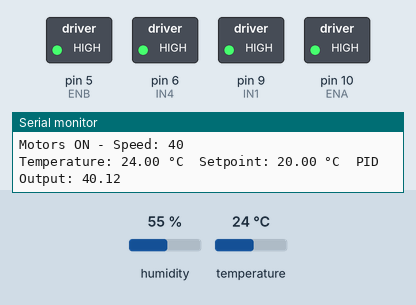
Recording of a sketch running on a simulated Arduino Uno, built with avr-gcc and run on an emulated ATmega328P. Shown: switched loads named in the sketch (green lamp = pin HIGH), the last lines printed to the serial monitor. The test bench sets the inputs (shaded band); at power-on: temperature 24 °C, humidity 55 %.

Above: at 2.8 s.
2.9 s: temperature set to 12 °C
At 5.3 s:
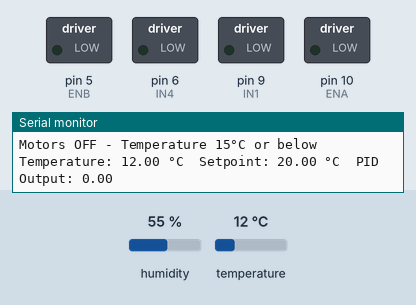
5.7 s: temperature set to 14 °C
8.5 s: temperature set to 17 °C
At 10.9 s:
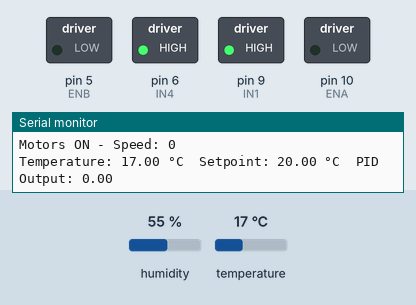
11.9 s: temperature set to 28 °C
At 13.7 s:
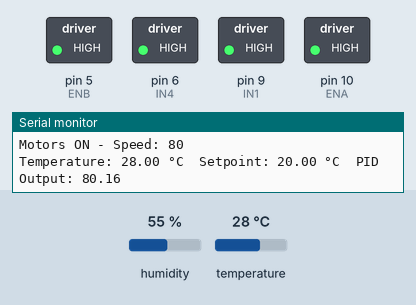
Timing chart, 0 to 15.2 s (numbered marks = the images above; inputs shaded):
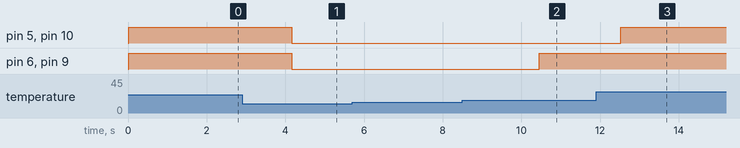

Measured:
- the behaviour switches between 15 and 16 °C on temperature (found by bisection; images 1 and 2)
- after the input at 2.9 s, pin 5 (ENB), pin 6 (IN4), pin 9 (IN1), pin 10 (ENA): HIGH → LOW after 1.3 s
- after the input at 8.5 s, pin 6 (IN4), pin 9 (IN1): LOW → HIGH after 2.0 s
- after the input at 11.9 s, pin 5 (ENB), pin 10 (ENA): LOW → HIGH after 0.62 s

The sketch:

TEMPERATURE-SENSOR-PID-LETSGO.ino
```cpp
#include <PID_v1.h>
#include <DHT.h>

#define DHTPIN 4 // Pin connected to the DATA pin of DHT11
#define DHTTYPE DHT11 // Define the type of sensor
#define ENA 10 // Motor A speed control
#define ENB 5 // Motor B speed control
#define IN1 9 // Motor A direction control
#define IN4 6 // Motor B direction control

// Initialize the DHT sensor
DHT dht(DHTPIN, DHTTYPE);

// PID variables
double Setpoint, Input, Output;
// PID tuning parameters (adjust these as needed)
double Kp = 10, Ki = 0.1, Kd = 0.5;

// Create PID instance
PID myPID(&Input, &Output, &Setpoint, Kp, Ki, Kd, REVERSE);

void setup() {
  // Initialize the motor control pins
  pinMode(ENA, OUTPUT);
  pinMode(ENB, OUTPUT);
  pinMode(IN1, OUTPUT);
  pinMode(IN4, OUTPUT);

  // Initialize the DHT sensor
  dht.begin();

  // Initialize the PID controller
  Setpoint = 20; // Desired maximum temperature
  myPID.SetMode(AUTOMATIC);
  myPID.SetOutputLimits(0, 255); // Constrain the PID output to PWM range

  // Initialize Serial Monitor
  Serial.begin(9600);
}

void loop() {
  // Read the temperature from the DHT11 sensor
  float temperature = dht.readTemperature();

  // Check if the reading is valid
  if (isnan(temperature)) {
    Serial.println("Failed to read from DHT sensor!");
    return;
  }

  Input = temperature;

  // Compute the PID output
  myPID.Compute();

  // Determine motor control based on temperature
  if (temperature > 15) {
    // Move wheels with PID-controlled speed
    int motorSpeed = Output;
    digitalWrite(ENA, motorSpeed);
    digitalWrite(ENB, motorSpeed);
    digitalWrite(IN1, HIGH);
    digitalWrite(IN4, HIGH);

    Serial.print("Motors ON - Speed: ");
    Serial.println(motorSpeed);
  } else {
    // Stop all wheels
    digitalWrite(ENA, 0);
    digitalWrite(ENB, 0);
    digitalWrite(IN1, LOW);
    digitalWrite(IN4, LOW);

    Serial.println("Motors OFF - Temperature 15°C or below");
  }

  // Print the values to the Serial Monitor
  Serial.print("Temperature: ");
  Serial.print(Input, 2);
  Serial.print(" °C\t");
  Serial.print("Setpoint: ");
  Serial.print(Setpoint, 2);
  Serial.print(" °C\t");
  Serial.print("PID Output: ");
  Serial.println(Output, 2);

  // Add a delay to simulate sampling time
  delay(1000);
}
```
